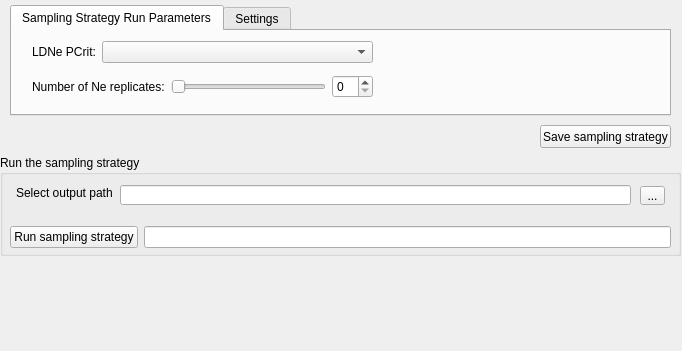
      <widget class="QWidget" name="page_9">
       <property name="geometry">
        <rect>
         <x>0</x>
         <y>0</y>
         <width>682</width>
         <height>351</height>
        </rect>
       </property>
       <attribute name="label">
        <string>Step 7 - Run or re-run a Sampling Strategy</string>
       </attribute>
       <widget class="QGroupBox" name="groupBox_9">
        <property name="geometry">
         <rect>
          <x>0</x>
          <y>155</y>
          <width>681</width>
          <height>101</height>
         </rect>
        </property>
        <property name="title">
         <string>Run the sampling strategy</string>
        </property>
        <widget class="QLabel" name="label_32">
         <property name="geometry">
          <rect>
           <x>16</x>
           <y>30</y>
           <width>101</width>
           <height>16</height>
          </rect>
         </property>
         <property name="text">
          <string>Select output path</string>
         </property>
        </widget>
        <widget class="QToolButton" name="toolButton_5">
         <property name="geometry">
          <rect>
           <x>640</x>
           <y>31</y>
           <width>25</width>
           <height>19</height>
          </rect>
         </property>
         <property name="text">
          <string>...</string>
         </property>
        </widget>
        <widget class="QLineEdit" name="lineEdit_17">
         <property name="geometry">
          <rect>
           <x>120</x>
           <y>30</y>
           <width>511</width>
           <height>20</height>
          </rect>
         </property>
        </widget>
        <widget class="QWidget" name="layoutWidget">
         <property name="geometry">
          <rect>
           <x>10</x>
           <y>70</y>
           <width>661</width>
           <height>25</height>
          </rect>
         </property>
         <layout class="QHBoxLayout" name="horizontalLayout_39">
          <item>
           <widget class="QPushButton" name="pushButton_12">
            <property name="text">
             <string>Run sampling strategy</string>
            </property>
           </widget>
          </item>
          <item>
           <widget class="QLineEdit" name="lineEdit_15"/>
          </item>
         </layout>
        </widget>
       </widget>
       <widget class="QTabWidget" name="tabWidget_5">
        <property name="geometry">
         <rect>
          <x>10</x>
          <y>5</y>
          <width>661</width>
          <height>111</height>
         </rect>
        </property>
        <property name="currentIndex">
         <number>0</number>
        </property>
        <widget class="QWidget" name="tab_16">
         <attribute name="title">
          <string>Sampling Strategy Run Parameters</string>
         </attribute>
         <widget class="QWidget" name="layoutWidget_21">
          <property name="geometry">
           <rect>
            <x>20</x>
            <y>40</y>
            <width>341</width>
            <height>31</height>
           </rect>
          </property>
          <layout class="QHBoxLayout" name="horizontalLayout_42">
           <item>
            <widget class="QLabel" name="label_67">
             <property name="text">
              <string>Number of Ne replicates:</string>
             </property>
            </widget>
           </item>
           <item>
            <widget class="QSlider" name="horizontalSlider_54">
             <property name="orientation">
              <enum>Qt::Horizontal</enum>
             </property>
            </widget>
           </item>
           <item>
            <widget class="QSpinBox" name="spinBox_46"/>
           </item>
          </layout>
         </widget>
         <widget class="QWidget" name="layoutWidget_22">
          <property name="geometry">
           <rect>
            <x>20</x>
            <y>10</y>
            <width>341</width>
            <height>22</height>
           </rect>
          </property>
          <layout class="QHBoxLayout" name="horizontalLayout_50">
           <item>
            <widget class="QLabel" name="label_28">
             <property name="sizePolicy">
              <sizepolicy hsizetype="Fixed" vsizetype="Preferred">
               <horstretch>0</horstretch>
               <verstretch>0</verstretch>
              </sizepolicy>
             </property>
             <property name="text">
              <string>LDNe PCrit:</string>
             </property>
            </widget>
           </item>
           <item>
            <widget class="QComboBox" name="comboBox_13"/>
           </item>
          </layout>
         </widget>
        </widget>
        <widget class="QWidget" name="tab_17">
         <attribute name="title">
          <string>Settings</string>
         </attribute>
        </widget>
       </widget>
       <widget class="QPushButton" name="pushButton_10">
        <property name="geometry">
         <rect>
          <x>540</x>
          <y>125</y>
          <width>131</width>
          <height>23</height>
         </rect>
        </property>
        <property name="text">
         <string>Save sampling strategy</string>
        </property>
       </widget>
      </widget>
